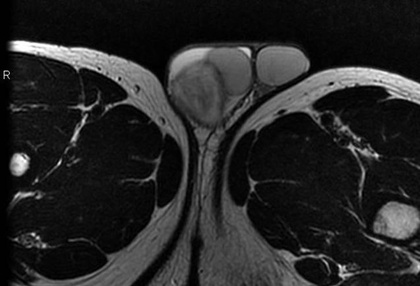
%> input picture Image Processing (MATLAB)/590-hw3/gray-5.jpeg, 420 x 286 px, shrunk from 727 x 495 before the run
$ octave untitled15.m   (GNU Octave 9; MATLAB toolbox functions it lacks are replaced by stand-ins)
%> lines starting %> are read from the running program, lines starting %| are printed output that depends on the picture; in (x1, y1, x2, y2) boxes, pixels count from 0 and x2, y2 are one past the last pixel; in counts of white or black regions, pixels touching at a corner belong together; the program's own positions count from 1
B=imread('gray-5.jpeg');
%> B is the input picture: size 286x420x3 uint8; min 0, max 255, mean 38.3

g = rgb2gray (B);

k1 = [1 2 3; 4 5 6; 7 8 9];
k2 = [1 2 3; 4 5 6; 7 8 9];
I=double(B);
In=I;

mask= [1 2 3; 4 5 6; 7 8 9];
mask2= [1 2 3; 4 5 6; 7 8 9];
mask=rot90(mask,2);
mask=rot90(mask,2);

input = rgb2gray(B);
input = im2bw(input);
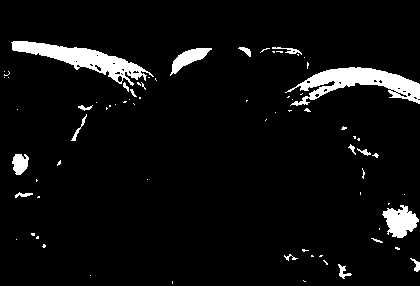
%> input: size 286x420 logical; 5.6% white; 74 white regions (56 under 20 px), largest, box (x1, y1, x2, y2) and area: (285, 67, 420, 106) 2247, (11, 41, 154, 86) 2086, (382, 205, 419, 238) 748
input = double(input);
C = zeros(size(input));

k3 = [1 2 3; 4 5 6; 0 0 0];
k4 = [1 2 3; 4 5 6; 0 0 0];

for i = 1:size(input, 1) - 2
    for j = 1:size(input, 2) - 2

        G1 = sum(sum(k3.*input(i:i+2, j:j+2)));
        G2 = sum(sum(k4.*input(i:i+2, j:j+2)));

        C (i+1, j+1) = sqrt(G1.^2 + G2.^2);
    end
end
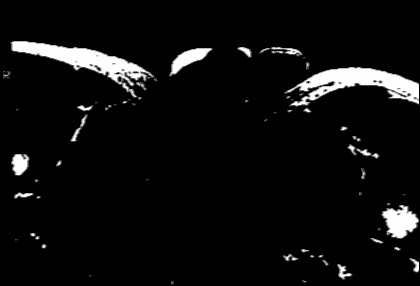
%> C: size 286x420 double; min 0, max 29.7, mean 1.7; drawn with min black and max white
subplot(2,2,2)
imshow(C);
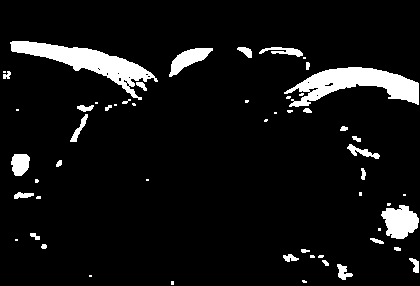
%> displayed picture: size 286x420, on the screen's scale of 0 to 255; 7.5% white; 55 white regions (25 under 20 px), largest, box (x1, y1, x2, y2) and area: (284, 67, 419, 107) 2656, (10, 41, 158, 100) 2609, (381, 205, 419, 239) 889

if rem(length(k1), 2) == 1
    if rem(length(k2), 2) == 1
        M1 = conv2 (double(g),double(k1)) ;
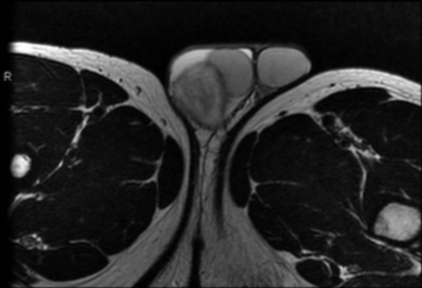
%> M1: size 288x422 double; min 0, max 11437, mean 1703.6; drawn with min black and max white
        M2 = conv2 (double(g),double(k2)) ;

        subplot(2,2,3)
        imshow (( M1 .^2+ M2 .^2) .^0.5 , []) ;
else
        disp('kernerl dimensions are NOT odd');
    end
end

f = im2double(imread('gray-5.jpeg'));
%> f: size 286x420x3 double; min 0, max 1, mean 0.15
gray = rgb2gray (f) ;
k5 = [1 2 3; 4 5 6; 7 8 9] / 9;
h = conv2(gray, k5);
subplot(2,2,1)
imshow(h);
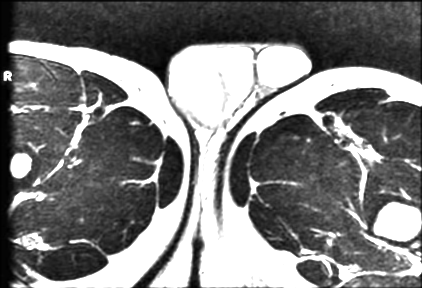
%> displayed picture: size 288x422, on the screen's scale of 0 to 255; min 0, max 255, mean 123.7

k6 = [1 2 3; 4 5 6;0 0 0];
subplot(2,2,4)
imshow(conv2(gray, k6) - 0.5);
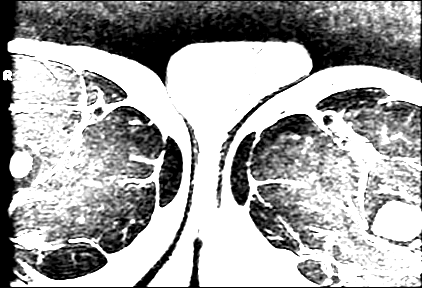
%> displayed picture: size 288x422, on the screen's scale of 0 to 255; min 0, max 255, mean 166.5

$ run again, with Image Processing (MATLAB)/590-hw3/gray-2.jpeg copied over Image Processing (MATLAB)/590-hw3/gray-5.jpeg
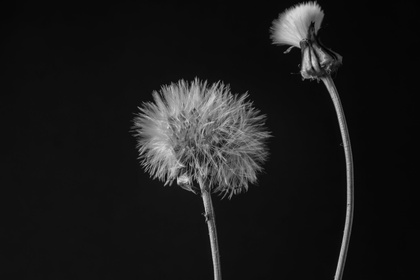
%> input picture Image Processing (MATLAB)/590-hw3/gray-2.jpeg, 420 x 280 px, shrunk from 1880 x 1253 before the run
%> B is the input picture: size 280x420x3 uint8; min 0, max 218, mean 26.9
%> `input = im2bw(input);`:
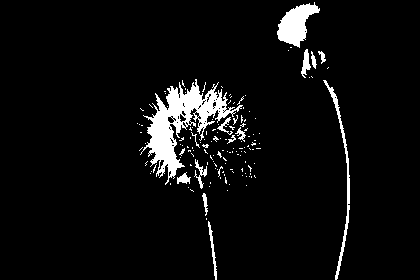
%> input: size 280x420 logical; 5.3% white; 141 white regions (127 under 20 px), largest, box (x1, y1, x2, y2) and area: (140, 79, 243, 185) 3305, (277, 2, 320, 48) 1021, (323, 80, 350, 280) 591
%> `imshow(conv2(gray, k6) - 0.5);`:
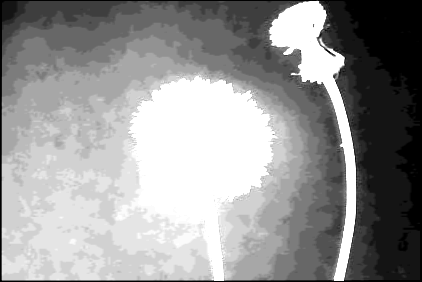
%> displayed picture: size 282x422, on the screen's scale of 0 to 255; min 0, max 255, mean 149.9

$ run again, with Image Processing (MATLAB)/590-hw3/gray-3.jpeg copied over Image Processing (MATLAB)/590-hw3/gray-5.jpeg
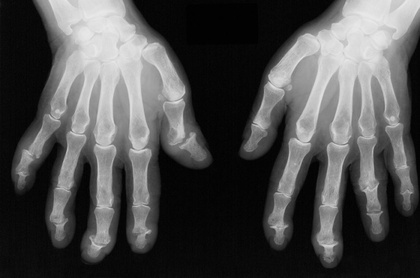
%> input picture Image Processing (MATLAB)/590-hw3/gray-3.jpeg, 420 x 278 px, shrunk from 860 x 570 before the run
%> B is the input picture: size 278x420 uint8; min 0, max 233, mean 77.2
%> `input = im2bw(input);`:
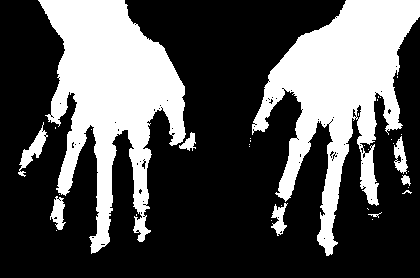
%> input: size 278x420 logical; 32% white; 35 white regions (26 under 20 px), largest, box (x1, y1, x2, y2) and area: (38, 0, 186, 254) 18198, (252, 0, 420, 256) 17548, (18, 122, 48, 177) 469
%> `imshow(conv2(gray, k6) - 0.5);`:
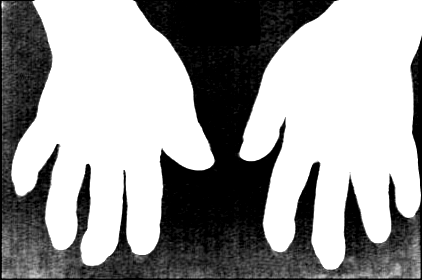
%> displayed picture: size 280x422, on the screen's scale of 0 to 255; min 0, max 255, mean 156.3
